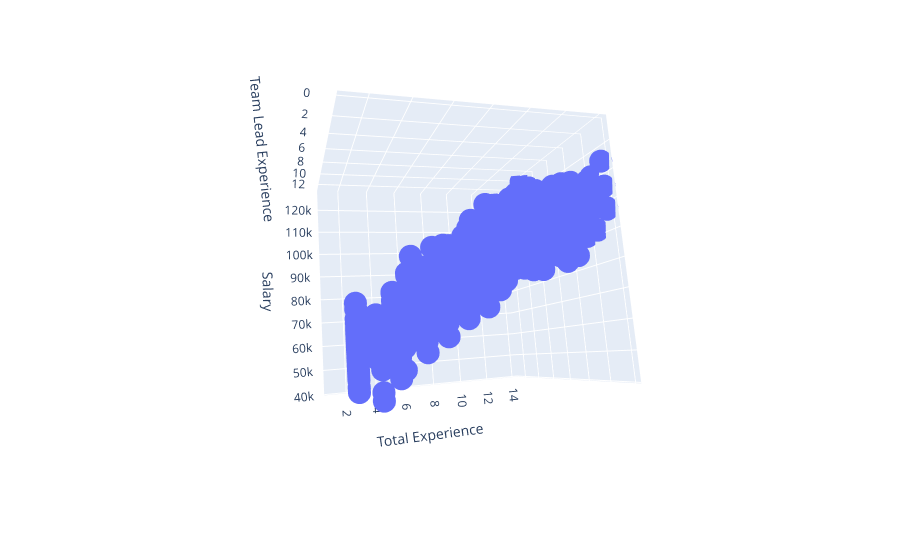

Notebook source saved alongside this figure:
### Code cell
fig = px.scatter_3d(dataset,x = "Total Experience",y="Team Lead Experience",z="Salary")
# fig.write_html("3d_plot.html")
fig.show()

### Figure 1 — Plotly figure (JSON) as saved in the notebook; plotly's stock layout.template omitted (floating-point values rounded to 4 significant figures; data arrays with more than 128 entries replaced by an {"elided": "..."} marker saying what was removed)
{"data": [{"hovertemplate": "Total Experience=%{x}<br>Team Lead Experience=%{y}<br>Salary=%{z}<extra></extra>", "legendgroup": "", "marker": {"color": "#636efa", "symbol": "circle"}, "mode": "markers", "name": "", "scene": "scene", "showlegend": false, "type": "scatter3d", "x": {"elided": "1000 int values"}, "y": {"elided": "1000 int values"}, "z": {"elided": "1000 float values"}}], "layout": {"autosize": true, "dragmode": "zoom", "legend": {"tracegroupgap": 0}, "margin": {"t": 60}, "scene": {"aspectmode": "auto", "aspectratio": {"x": 1, "y": 1, "z": 1}, "camera": {"center": {"x": 0, "y": 0, "z": 0}, "eye": {"x": -0.683, "y": -2.013, "z": -0.339}, "projection": {"type": "perspective"}, "up": {"x": 0.02138, "y": -0.1731, "z": 0.9847}}, "domain": {"x": [0, 1], "y": [0, 1]}, "dragmode": "orbit", "xaxis": {"title": {"text": "Total Experience"}, "type": "linear"}, "yaxis": {"title": {"text": "Team Lead Experience"}, "type": "linear"}, "zaxis": {"title": {"text": "Salary"}, "type": "linear"}}}}
